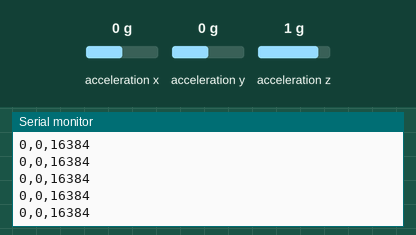
Bench run of a sketch on a simulated ESP32. Shown: the last lines printed to the serial monitor. Wiring (inferred from the names in the program): MPU-6050 motion sensor at I2C address 0x68. The inputs (shaded band) are chosen by the test bench; at power-on: acceleration x 0 g, acceleration y 0 g, acceleration z 1 g.

Above: at 2.2 s.
2.3 s: acceleration x set to -1.4 g
At 2.34 s:
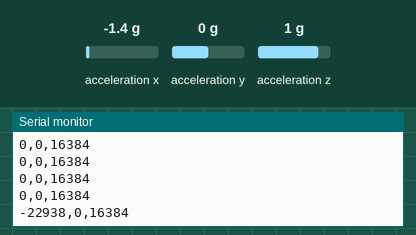
3.8 s: acceleration y set to -1.4 g
At 3.82 s:
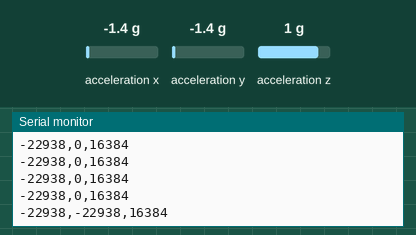
5.3 s: acceleration z set to -1.4 g
At 5.3 s:
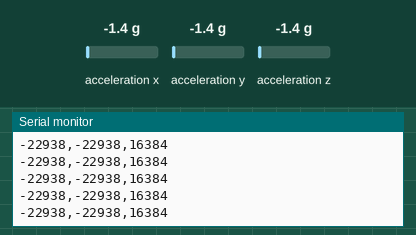

The sketch:

child_device_diagnostic.ino
```cpp
#include <Wire.h>

const int MPU_addr = 0x68;
int16_t AcX, AcY, AcZ;

void setup() {
  Serial.begin(115200);
  delay(1000);

  Wire.begin(21, 22);

  // MPU-6050 初期化
  Wire.beginTransmission(MPU_addr);
  Wire.write(0x6B);  // PWR_MGMT_1
  Wire.write(0);     // Wake up
  Wire.endTransmission(true);

  Serial.println("=== Acceleration Diagnostic Mode ===");
  Serial.println("Format: AcX,AcY,AcZ");
  Serial.println("Sending data...");
}

void loop() {
  // MPU-6050 から加速度データを読み込む
  Wire.beginTransmission(MPU_addr);
  Wire.write(0x3B);  // ACCEL_XOUT_H
  Wire.endTransmission(false);
  Wire.requestFrom(MPU_addr, 6, true);

  AcX = Wire.read() << 8 | Wire.read();
  AcY = Wire.read() << 8 | Wire.read();
  AcZ = Wire.read() << 8 | Wire.read();

  // CSV形式で送信
  Serial.print(AcX);
  Serial.print(",");
  Serial.print(AcY);
  Serial.print(",");
  Serial.println(AcZ);

  delay(50);  // 50ms ごと（20Hz）
}
```

Measured:
- after the input at 2.3 s, the serial monitor: prints a new line at once (image 1)
- after the input at 3.8 s, the serial monitor: prints a new line at once (image 2)
